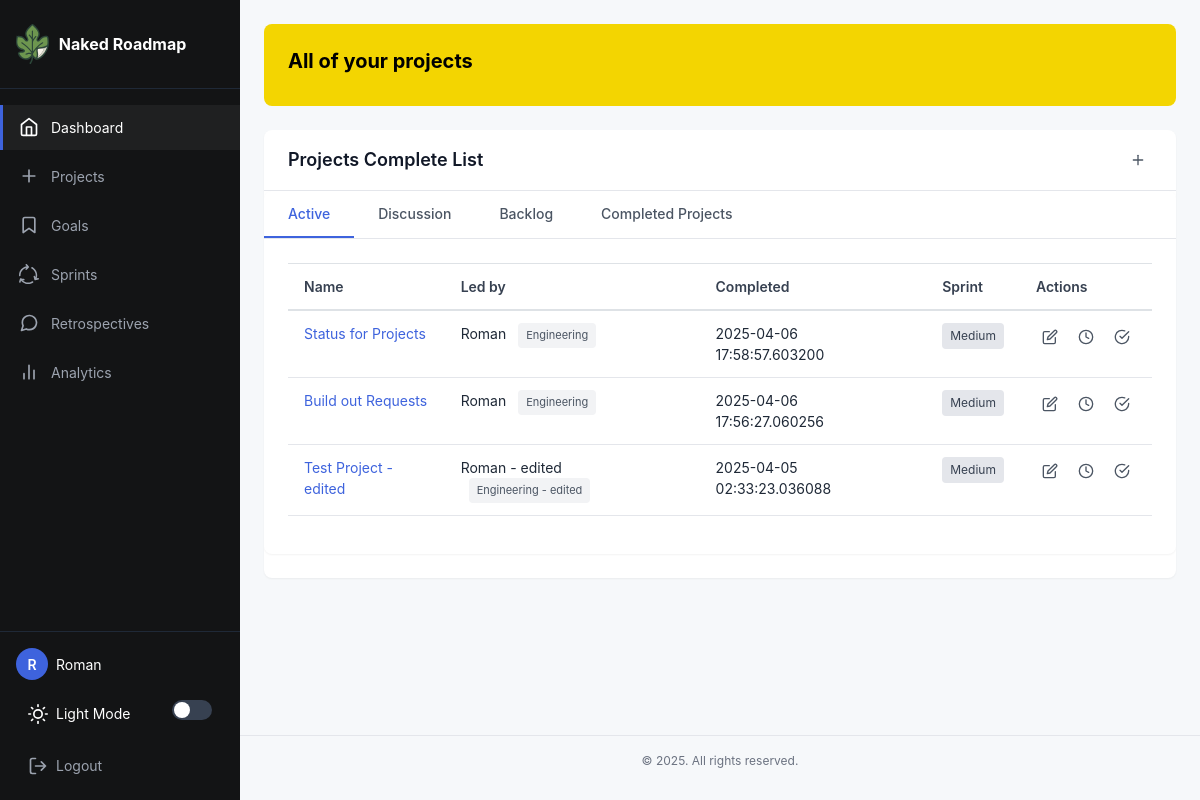
Page /projects (signed in) on the earlier database version.
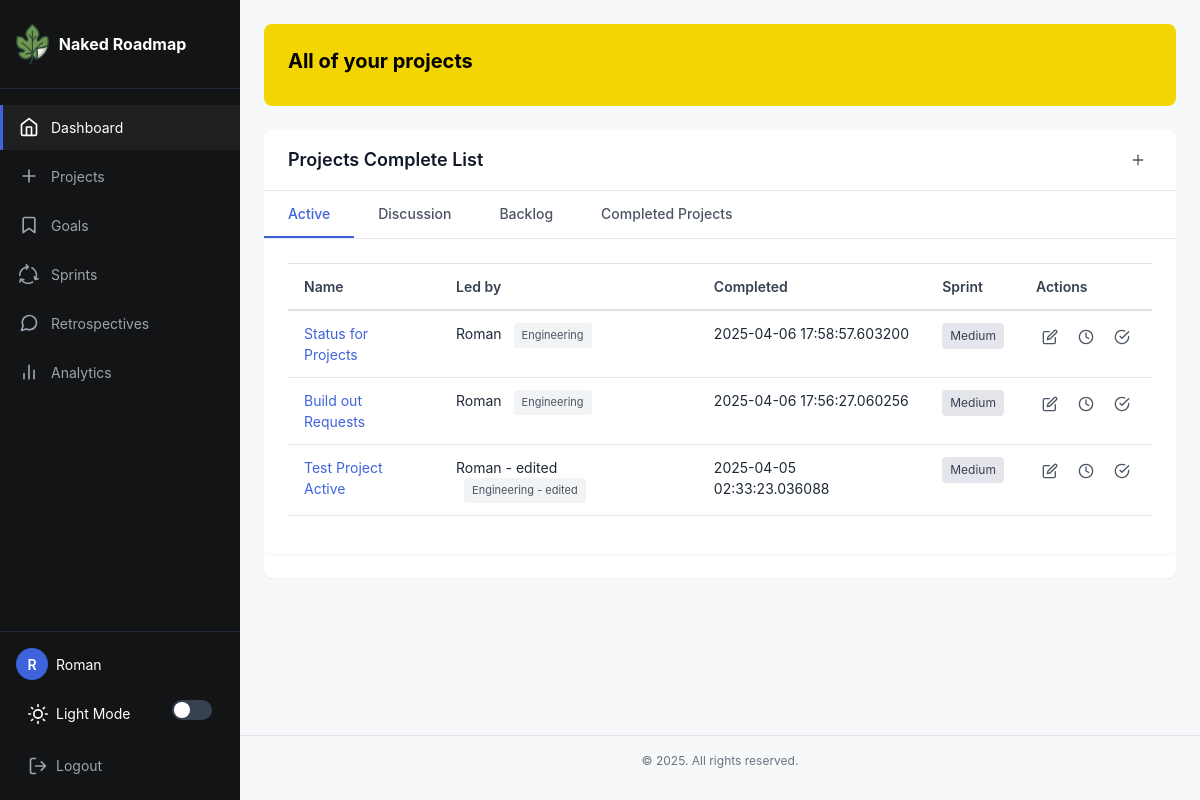
Same page on the later database version.
### app/models.py (models this page shows, shortened)
class Project(db.Model):
    __tablename__ = "project"
    id: so.Mapped[int] = so.mapped_column(primary_key=True)
    name: so.Mapped[str] = so.mapped_column(sa.TEXT())
    created: so.Mapped[datetime] = so.mapped_column(index=True, default=lambda: datetime.now(timezone.utc))
    dri: so.Mapped[str] = so.mapped_column(sa.TEXT())
    team: so.Mapped[str] = so.mapped_column(sa.TEXT())
    context: so.Mapped[str] = so.mapped_column(sa.TEXT())
    why: so.Mapped[str] = so.mapped_column(sa.TEXT())
    requirements: so.Mapped[str] = so.mapped_column(sa.TEXT())
    launch: so.Mapped[str] = so.mapped_column(sa.TEXT())
    location: so.Mapped[str] = so.mapped_column(sa.TEXT(),  nullable=True, default="discussion")

### app/routes.py (the view)
@app.route('/projects')
@login_required # If you want to toggle someone forced to log in to see roadmap, you can use this.
def projectspage():
    projects = (
        Project.query
        .order_by(Project.created.desc())
        .all()
    )
    return render_template('projects.html', title='Projects', projects=projects)

### app/models.py (called while the page is built)
@login.user_loader
def load_user(id):
    return db.session.get(User, int(id))

### app/templates/projects.html (shortened to what this page needs)
{% extends 'base.html' %}
{% block content %}
<div class="welcome-banner">
  <h2>All of your projects</h2>
</div>
<section class="section discussion-section">
  <div class="section-header">
    <h3>Projects Complete List</h3>
    <a href="{{ url_for('createProject') }}" class="btn-icon" title="Add new Goal">
      <svg width="16" height="16" viewBox="0 0 24 24" fill="none" stroke="currentColor" stroke-width="2" stroke-linecap="round" stroke-linejoin="round">
        <line x1="12" y1="5" x2="12" y2="19"></line>
        <line x1="5" y1="12" x2="19" y2="12"></line>
      </svg>
    </a>
  </div>
<section class="section tabbed-section">
  <div class="tabs">
    <button class="tab-btn active" data-tab="active">Active</button>
    <button class="tab-btn" data-tab="discussion">Discussion</button>
    <button class="tab-btn" data-tab="backlog">Backlog</button>
    <button class="tab-btn" data-tab="completed">Completed Projects</button>
  </div>
  <div class="tab-content active" id="active-tab">
    <div class="table-responsive">
      <table class="table">
        <thead>
          <tr>
            <th>Name</th>
            <th>Led by</th>
            <th>Completed</th>
            <th>Sprint</th>
            <th>Actions</th>
          </tr>
        </thead>
        <tbody>
          {% for project in projects|selectattr('location', '==', "sprint") %}
          <tr>
            <td><a href="{{ url_for('project', project_id=project['id']) }}">{{ project.name }}</a></td>
            <td>{{ project.dri }} <span class="team-tag">{{ project.team }}</span></td>
            <td>{{ project.created }}</td>
            <td>
              <span class="priority-indicator
                {% if project.priority == 'High' %}priority-high
                {% elif project.priority == 'Medium' %}priority-medium
                {% else %}priority-low{% endif %}">
                {{ project.priority|default('Medium') }}
              </span>
            </td>
            <td>
              <div class="action-buttons">
                <a href="{{ url_for('edit', project_id=project.id) }}" class="btn-icon" title="Edit project">
                  <svg width="16" height="16" viewBox="0 0 24 24" fill="none" stroke="currentColor" stroke-width="2" stroke-linecap="round" stroke-linejoin="round">
                    <path d="M11 4H4a2 2 0 0 0-2 2v14a2 2 0 0 0 2 2h14a2 2 0 0 0 2-2v-7"></path>
                    <path d="M18.5 2.5a2.121 2.121 0 0 1 3 3L12 15l-4 1 1-4 9.5-9.5z"></path>
                  </svg>
                </a>
                <a href="#" class="btn-icon" title="Move to discussion">
                  <svg width="16" height="16" viewBox="0 0 24 24" fill="none" stroke="currentColor" stroke-width="2" stroke-linecap="round" stroke-linejoin="round">
                    <circle cx="12" cy="12" r="10"></circle>
                    <polyline points="12 6 12 12 16 14"></polyline>
                  </svg>
                </a>
                <a href="{{url_for('add_to_cycle', project_id=project.id, sprint_id=2) }}" class="btn-icon" title="Add to Sprint">
                  <svg width="16" height="16" viewBox="0 0 24 24" fill="none" stroke="currentColor" stroke-width="2" stroke-linecap="round" stroke-linejoin="round">
                    <path d="M22 11.08V12a10 10 0 1 1-5.93-9.14"></path>
                    <polyline points="22 4 12 14.01 9 11.01"></polyline>
                  </svg>
                </a>
              </div>
            </td>
          </tr>
          {% endfor %}
        </tbody>
      </table>
    </div>
  </div>
</section>
{% endblock %}

Differences in the rows shown:
changed Project "Roman - edited": name "Test Project -edited" → "Test Project Active"
